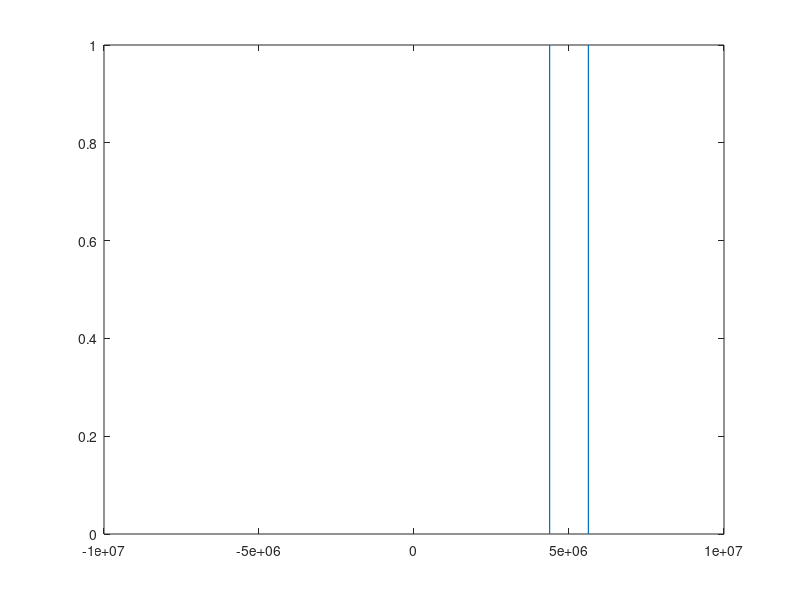

The MATLAB script that drew this image:
%%
format compact, clear, clc, close all
% rng default

%% Information Sequence (Bit Stream)
M = 10;

joy1 = round(1024*rand(1,1)) % 0-1023 (2^M)

%% Encoder
joy1 = dec2bin(joy1,M)

joy1_enc = zeros(1,M);
for p = 1:M
    joy1_enc(p) = str2double(joy1(p));
end

joy1_enc = [bin2dec(num2str(joy1_enc(1:5))) bin2dec(num2str(joy1_enc(6:10)))]+1

%%
H = 32
BW = 10e6; % [Hz] Bandwidth
fc = 5e6 % [Hz]
% fc = (2.4835+2.4)/2 % [Hz] Center Frequency
% Df = (2.4835e9-2.4e9)/H % [Hz] distance between frequencies
Df = BW/H;
Tc = 1/BW; % [s] Signal Length
fs = 20e6;
Ts = 1/fs; % [s] Signaling interval

tones = (-H/2:H/2-1)'.* Df

joy1_enc_sbbf = zeros(1,fs);

joy1_enc_sbbf(tones(joy1_enc)-tones(1)+1) = ones(1,M/5);

f = (-fs/2:fs/2-1);
plot(f,fftshift(joy1_enc_sbbf))


%% FSK Modulator

%% Mixer

%% Channel
